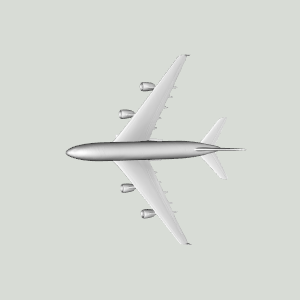
#> input picture rotation/airplane_degree_0_tilt_0.png, 300 x 300 px; its folder holds 4 pictures in this run
$ python -i tran_png.py   (imports and definitions only)
#> lines starting #> are read from the running program, lines starting #| are printed output that depends on the picture; after the words box and inside, x2 and y2 are one past the last pixel; in counts of white or black regions, pixels touching at a corner belong together; pictures that were not available may be replaced by others from this repository, and a replacement may not be noted
import cv2
import numpy as np
import glob
import os
from tqdm import tqdm

def transparent_overlayimg(dim=[50,50]):

    rotation_folderName = 'rotation'
    output_folderName = 'overlayImg'

    # Remove all files in dir
    dir = output_folderName
    for f in os.listdir(dir):
        os.remove(os.path.join(dir,f))

    imgs = glob.glob(rotation_folderName+'/*.png')

    print('[INFO]:: Generating Transparent Objects from 2D Images')
    for i in tqdm(imgs):
        base_name = os.path.basename(i)
        fname = i
        img = cv2.imread(fname)
#> img is the input picture: shape (300, 300, 3); mean B, G, R 212.3, 217.8, 214.2
        # img = cv2.medianBlur(img, 5)
        hsv = cv2.cvtColor(img, cv2.COLOR_BGR2HSV)
#> hsv: shape (300, 300, 3); mean H, S, V 46.1, 6.4, 217.8

        v = hsv[:, :, 1]
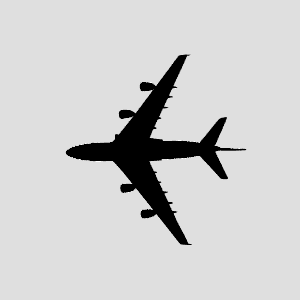
#> v: shape (300, 300); min 0, max 8, mean 6.43; drawn with min black and max white

        # threshed = cv2.adaptiveThreshold(v, 155, cv2.ADAPTIVE_THRESH_GAUSSIAN_C, cv2.THRESH_BINARY_INV, 5, 2)

        th, threshed = cv2.threshold(v, 255, 255, cv2.THRESH_OTSU | cv2.THRESH_BINARY_INV)
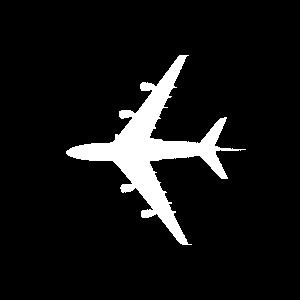
#> threshed: shape (300, 300); 8.1% white; 1 white region
#> th = 3
        threshed[-1] = 155
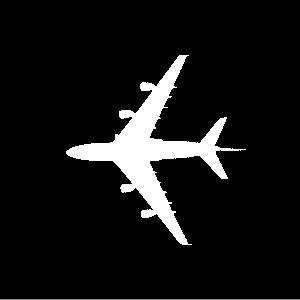
#> threshed: shape (300, 300); 0.33% of pixels changed, all inside (x1, y1, x2, y2) = (0, 299, 300, 300)

        cnts = cv2.findContours(threshed, cv2.RETR_EXTERNAL, cv2.CHAIN_APPROX_NONE)[-2]
#> cnts = 2 contours, 1 with area under 20; largest, box (x1, y1, x2, y2) and area: (66, 55, 246, 245) 6839

        mask = np.zeros_like(threshed)
        cv2.drawContours(mask, cnts, -1, (255, 0, 0), -1, cv2.LINE_AA)
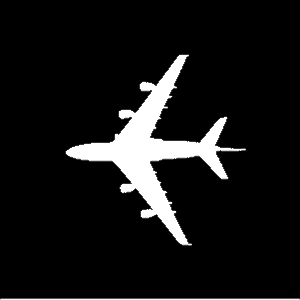
#> mask: shape (300, 300); min 0, max 255, mean 22.3
        mask = cv2.dilate(mask, np.ones((1, 1), np.int32), iterations=50)
        # mask = cv2.erode(mask, np.ones((1, 1), np.int32), iterations=1)

        output = np.dstack((img, mask))
        output = cv2.resize(output,(dim[0],dim[1]))
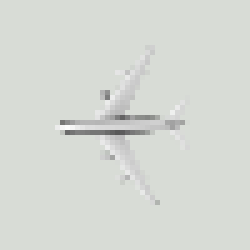
#> output: shape (50, 50, 4) (shown 5 times larger); mean B, G, R, A 212.4, 217.9, 214.2, 20.9

        cv2.imwrite(output_folderName+'/'+base_name[:-4]+'_t'+".png", output)
#> pass 2 of the loop in transparent_overlayimg, `for i in tqdm(imgs):`:
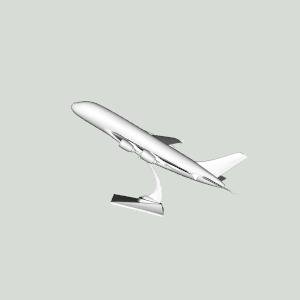
#> input picture rotation/airplane_degree_0_tilt_10.png, 300 x 300 px
#> in transparent_overlayimg, img is the input picture: shape (300, 300, 3); mean B, G, R 213.5, 219.1, 215.4
#> hsv: shape (300, 300, 3); mean H, S, V 47.3, 6.6, 219.1
#> in transparent_overlayimg, `threshed[-1] = 155`:
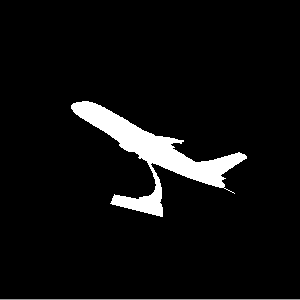
#> threshed: shape (300, 300); min 0, max 255, mean 14.7
#> cnts = 2 contours, 1 with area under 20; largest, box (x1, y1, x2, y2) and area: (71, 101, 247, 217) 4710
#> in transparent_overlayimg, `output = cv2.resize(output,(dim[0],dim[1]))`:
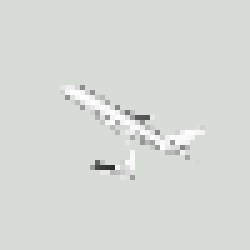
#> output: shape (50, 50, 4) (shown 5 times larger); mean B, G, R, A 213.6, 219.3, 215.5, 14.3
#> pass 3 of the loop in transparent_overlayimg, `for i in tqdm(imgs):`:
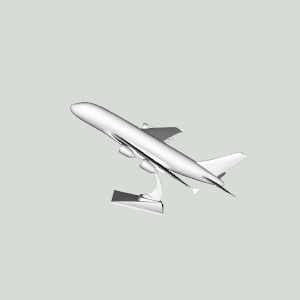
#> input picture rotation/airplane_degree_0_tilt_5.png, 300 x 300 px
#> in transparent_overlayimg, img is the input picture: shape (300, 300, 3); mean B, G, R 212.9, 218.5, 214.8
#> hsv: shape (300, 300, 3); mean H, S, V 47, 6.6, 218.5
#> in transparent_overlayimg, `threshed[-1] = 155`:
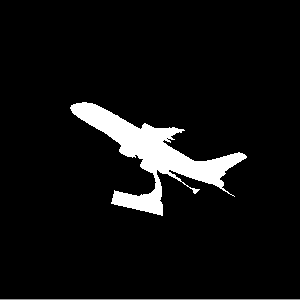
#> threshed: shape (300, 300); min 0, max 255, mean 16.5
#> cnts = 2 contours, 1 with area under 20; largest, box (x1, y1, x2, y2) and area: (70, 102, 247, 216) 5282
#> in transparent_overlayimg, `output = cv2.resize(output,(dim[0],dim[1]))`:
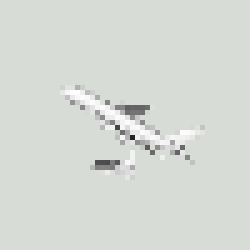
#> output: shape (50, 50, 4) (shown 5 times larger); mean B, G, R, A 212.9, 218.5, 214.8, 16.3
#> the loop made 4 passes; the first 3 are shown

>>> result = transparent_overlayimg()
